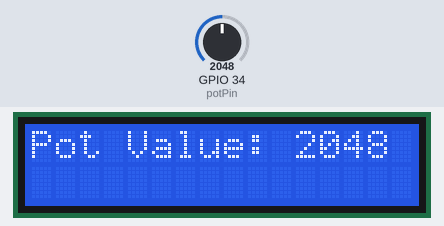
A program run on a simulated ESP32. On the bench: 16×2 character LCD. The inputs (shaded band) are chosen by the test bench; at power-on: GPIO 34 (potPin) = 2048.

Above: at 1.2 s.
1.3 s: GPIO 34 (potPin) set to 2866
At 1.7 s:
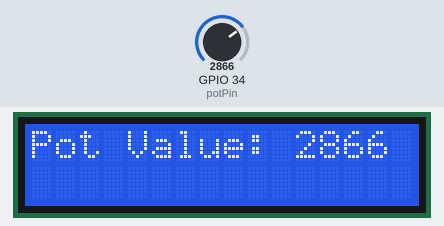
4.3 s: GPIO 34 (potPin) set to 3603
At 4.8 s:
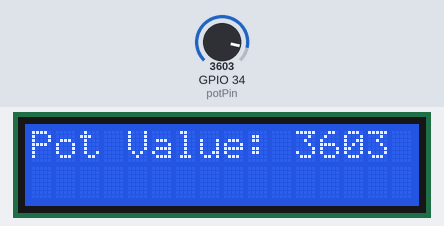
5.9 s: GPIO 34 (potPin) set to 4095
At 6.9 s:
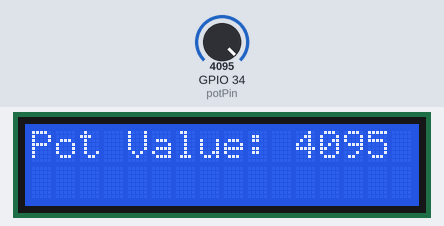
Timing chart, 0 to 8.9 s (numbered marks = the images above; inputs shaded):
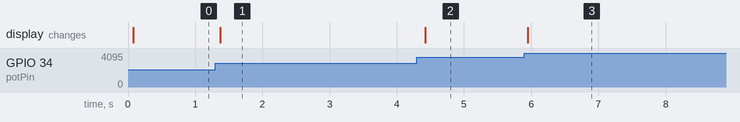

The program:

main.cpp
```cpp
#include <Arduino.h>
#include <Wire.h>
#include <LiquidCrystal_I2C.h>

// I2C adresa LCD monitoru (najděte správnou adresu pro váš LCD monitor)
#define LCD_ADDR 0x27

// Vytvoření instance LiquidCrystal_I2C s I2C adresou a velikostí displeje
LiquidCrystal_I2C lcd(LCD_ADDR, 16, 2);

// LCD I2C piny Analog: pro SDA pin 21 a SCL pin 22
// Pin pro připojení potenciometru (Prostřední)
// levý pin VCC +5V, pravý pin GND, nebo obráceně
const int potPin = 34; // Přizpůsobte tomuto pinu podle vašeho zapojení

void setup() {
  // Inicializace I2C komunikace a LCD monitoru
  Wire.begin();
  lcd.begin(16, 2);

  // Inicializace pinu pro potenciometr
  pinMode(potPin, INPUT);
}

void loop() {
  // Čtení hodnoty potenciometru
  int potValue = analogRead(potPin);

  // Nastavení kontrastu LCD monitoru podle hodnoty potenciometru
  lcd.setContrast(potValue);

  // Zobrazení hodnoty potenciometru na LCD monitoru
  lcd.clear();
  lcd.setCursor(0, 0);
  lcd.print("Pot Value: ");
  lcd.print(potValue);

  delay(100); // Zpoždění pro stabilitu
}
```

Measured:
- after the input at 1.3 s, the display: changes after 0.07 s (image 1)
- after the input at 4.3 s, the display: changes after 0.13 s (image 2)
- after the input at 5.9 s, the display: changes after 0.05 s (image 3)
